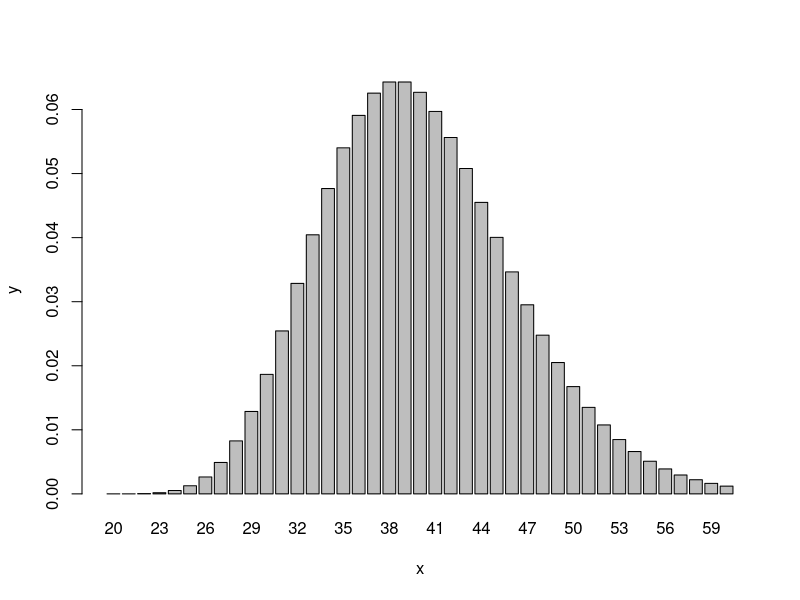
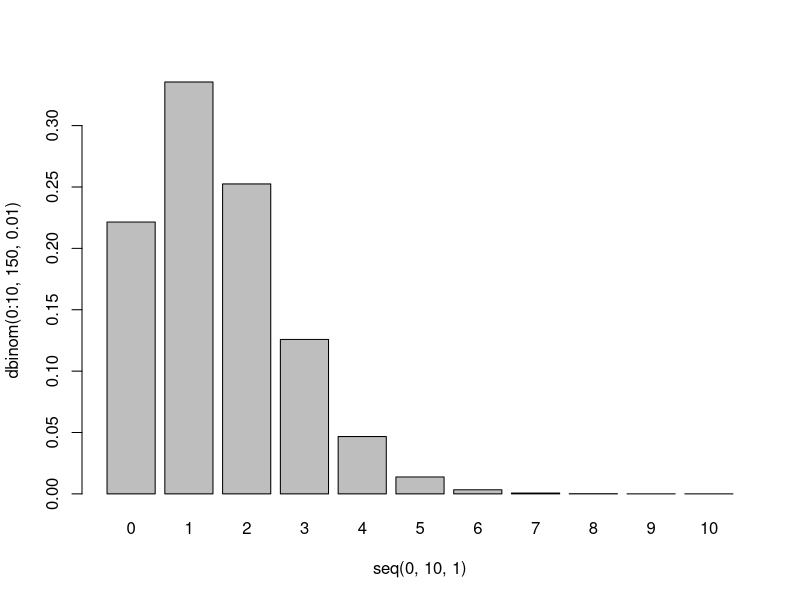
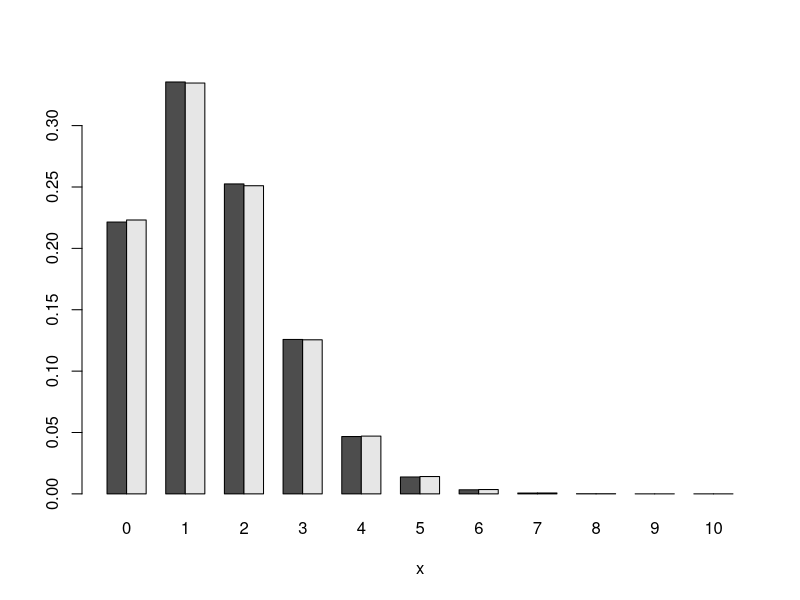

R code for these plots, in order:
# Q3 : negative binomial, r=20, success is tossing heads on coin, p = 0.5 since fair coin

# a) compute pmf of X, the RV representing TOTAL TOSSES, not just FAILURES
# Y~NB(r,p) where Y is the RV representing FAILURES (tosses)
# hence X = Y + r (i.e. total tosses is tails tossed + heads tossed)
r <- 20       # successes required for termination
p <- 0.5      # prob of success
x <- 20:60    # obey that X >=20
y <- c(dnbinom(0:40,r,p))   
# however, the actual distribution's SHAPE is the SAME
# just shifted to the right by 20 i.e f(x)=g(x-20)
barplot(y~x)
# makes sense since mode is ~40, i.e. 20 heads + 20 tails (since p=0.5)

# b) compute E(X) i.e. expected number of total tosses
# E(X) = E(Y + r) = E(Y) + r = 40
((1-p)*r/p) + 20

# c) compute P(X>50 or X<30)
# = P(X>=51) + P(X<=29)
# = 1 - P(X<=50) + P(X<=29)
# = 1 - P(Y+20<=50) + P(Y+20<=29)
# = 1 - P(Y<=30) + P(Y<=9), now use the nbinom() function
1 - sum(c(dnbinom(0:30,20,0.5))) + sum(c(dnbinom(0:9,20,0.5))) 



# Q4 : library books n=10000, stats books m=100, p=m/n=0.01=1%, selection size l=150, k is stats books selected

# a) given WITH replacement, X~B(150,0.01)
barplot(dbinom(0:10, 150, 0.01)~seq(0,10,1))
# E(X) = l*p = 1.5
# Mode = 1 since P(X=1) is the maximum

# b) use poisson with lambda = np, plot comparison

x <- 0:10
y1 <- dbinom(0:10, 150, 0.01)
y2 <- dpois(0:10, 1.5)
barplot(cbind(y1,y2)~x, beside=TRUE)
# produces approximately the same values with similar dist.



# Q5 : X~Poisson(1.4 per min), compute hits over 5 minutes, so Y~Poisson(7 per 5 min)

# a) P(Y=7) 
dpois(7,7)

# b) P(Y<7) = P(Y<=6)
sum(dpois(0:6,7))

# c) P(Y>=7) = 1 - P(Y<7)
1-sum(dpois(0:6,7))

